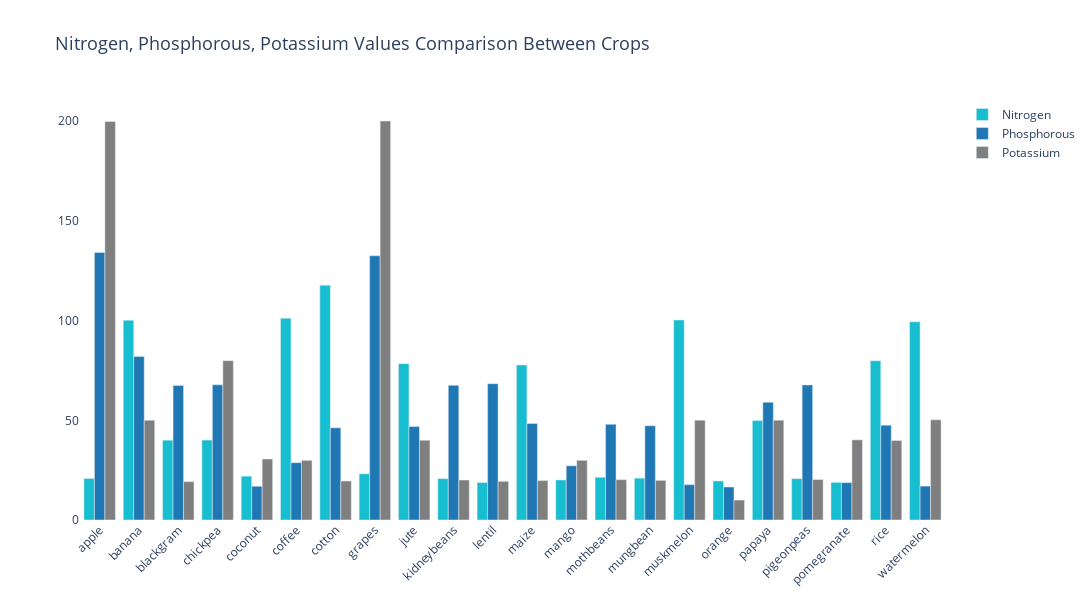

Notebook source saved alongside this figure:
### Markdown cell above
### N P K values comparision between different crops

### Code cell
fig = go.Figure()

fig.add_trace(go.Bar(
    x=crop_summary.index,
    y=crop_summary['N'],
    name='Nitrogen',
    marker_color=random.choice(colors)
))

fig.add_trace(go.Bar(
    x=crop_summary.index,
    y=crop_summary['P'],
    name='Phosphorous',
    marker_color=random.choice(colors)
))

fig.add_trace(go.Bar(
    x=crop_summary.index,
    y=crop_summary['K'],
    name='Potassium',
    marker_color=random.choice(colors)
))

fig.update_layout(
    title="Nitrogen, Phosphorous, Potassium Values Comparison Between Crops",
    title_font=dict(size=18),
    plot_bgcolor='white',
    barmode='group',
    xaxis_tickangle=-45,
    width=1200,  # Increased width
    height=600   # Increased height
)

fig.show()

### Figure 1 — Plotly figure (JSON) as saved in the notebook; plotly's stock layout.template omitted (floating-point values rounded to 4 significant figures)
{"data": [{"marker": {"color": "#17becf"}, "name": "Nitrogen", "type": "bar", "x": ["apple", "banana", "blackgram", "chickpea", "coconut", "coffee", "cotton", "grapes", "jute", "kidneybeans", "lentil", "maize", "mango", "mothbeans", "mungbean", "muskmelon", "orange", "papaya", "pigeonpeas", "pomegranate", "rice", "watermelon"], "y": [20.8, 100.2, 40.02, 40.09, 21.98, 101.2, 117.8, 23.18, 78.4, 20.75, 18.77, 77.76, 20.07, 21.44, 20.99, 100.3, 19.58, 49.88, 20.73, 18.87, 79.89, 99.42]}, {"marker": {"color": "#1f77b4"}, "name": "Phosphorous", "type": "bar", "x": ["apple", "banana", "blackgram", "chickpea", "coconut", "coffee", "cotton", "grapes", "jute", "kidneybeans", "lentil", "maize", "mango", "mothbeans", "mungbean", "muskmelon", "orange", "papaya", "pigeonpeas", "pomegranate", "rice", "watermelon"], "y": [134.2, 82.01, 67.47, 67.79, 16.93, 28.74, 46.24, 132.5, 46.86, 67.54, 68.36, 48.44, 27.18, 48.01, 47.28, 17.72, 16.55, 59.05, 67.73, 18.75, 47.58, 17.0]}, {"marker": {"color": "#7f7f7f"}, "name": "Potassium", "type": "bar", "x": ["apple", "banana", "blackgram", "chickpea", "coconut", "coffee", "cotton", "grapes", "jute", "kidneybeans", "lentil", "maize", "mango", "mothbeans", "mungbean", "muskmelon", "orange", "papaya", "pigeonpeas", "pomegranate", "rice", "watermelon"], "y": [199.9, 50.05, 19.24, 79.92, 30.59, 29.94, 19.56, 200.1, 39.99, 20.05, 19.41, 19.79, 29.92, 20.23, 19.87, 50.08, 10.01, 50.04, 20.29, 40.21, 39.87, 50.22]}], "layout": {"barmode": "group", "height": 600, "plot_bgcolor": "white", "title": {"font": {"size": 18}, "text": "Nitrogen, Phosphorous, Potassium Values Comparison Between Crops"}, "width": 1200, "xaxis": {"tickangle": -45}}}
